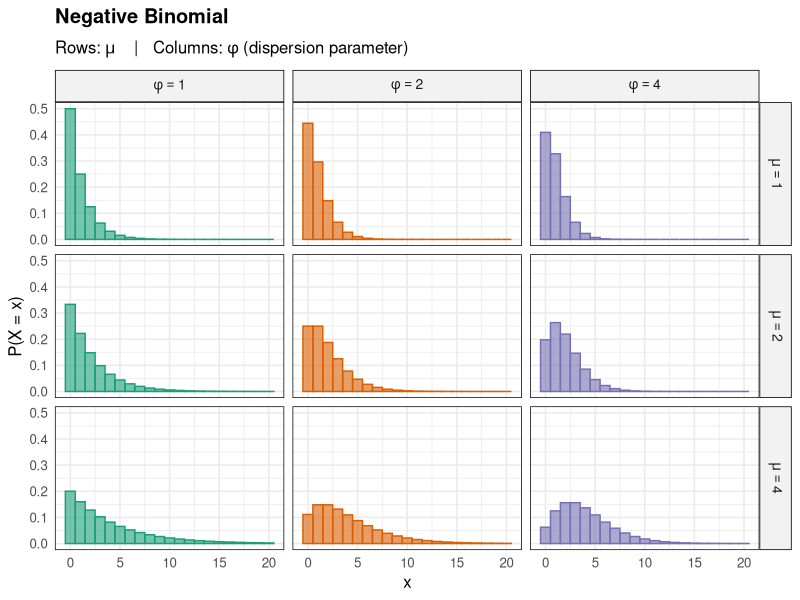

The R script that drew this image: (Note: this script raises an error after producing the figure.)

library(ggplot2)
library(dplyr)
library(tidyr)

theme.component <- theme_minimal(base_size=12) +
  theme(
    plot.title    = element_text(face="bold"),
    strip.text    = element_text(face="bold", size=10),
    panel.border  = element_rect(fill=NA, linewidth=0.5),
    strip.background = element_rect(fill="grey95")
  )

lambda1 <- 0.15
rho0 <- 1/0.75
kappa0 <- 0.74
rho2 <- 1/6.25
kappa2 <- 2.43

###### NB distributions as a function of the parameters #######################
size.vals <- c(1, 2, 4)
mu.vals <- c(1, 2, 4)
NB.test.params <- expand.grid(x=0:20, size=size.vals, mu=mu.vals)

NB.plot.df <- NB.test.params |>
  mutate(
    density    = dnbinom(x, size=size, mu=mu),
    size_label = factor(paste0("phi==", size), levels=paste0("phi==", size.vals)),
    mu_label   = factor(paste0("mu==", mu), levels=paste0("mu==", mu.vals)),
  )

ggplot(NB.plot.df, aes(x=x, y=density, colour=factor(size), fill=factor(size))) +
  geom_col(width=1, alpha=0.6) +
  facet_grid(mu_label ~ size_label, labeller=label_parsed) +
  scale_colour_brewer(palette="Dark2", guide="none") +
  scale_fill_brewer(palette="Dark2", guide="none") +
  labs(
    title    = expression(bold("Negative Binomial")),
    subtitle = expression("Rows:" ~ mu ~ "   |   Columns:" ~ phi ~ "(dispersion parameter)"),
    x        = "x",
    y        = "P(X = x)"
  ) +
  theme.component

# Larger phi => less right-skewed
# Larger mu  => larger mean and variance

# To start, we will use M-2 ~ NB(phi=1, mu=1).
# We add 2 to the NB to get M since we always want M >= 2.



###### Sojourn time distributions as a function of M ##########################
M.vals <- 2:5
l2.vals <- c(2, 3, 4)
gamma.test.params <- expand.grid(x=seq(0.01, 5, by=0.01), M=M.vals, l2=l2.vals)

gamma.plot.df <- gamma.test.params |>
  mutate(
    density  = dgamma(x, shape=M, rate=l2),
    survival = pgamma(x, shape=M, rate=l2, lower.tail=F),
    hazard   = density / survival,
    M_label  = factor(paste0("M==", M), levels=paste0("M==", M.vals)),
    l2_label = factor(paste0("lambda[2]==", l2), levels=paste0("lambda[2]==", l2.vals)),
  )

# Plot sojourn distribution conditional on M
plot.sojourn.C <- function(out.col) {
  df <- plot.df
  col.idx <- which(names(df)==out.col)
  names(df)[col.idx] <- "y"
  
  if (out.col=="density") {
    y.fn <- "f"
  } else if (out.col=="hazard") {
    y.fn <- "h"
  } else if (out.col=="survival") {
    y.fn <- "1 - F"
  }
  
  ggplot(df, aes(x=x, y=y, colour=factor(M), fill=factor(M))) +
    geom_line(linewidth=0.8) +
    facet_grid(l2_label ~ M_label, labeller=label_parsed) +
    scale_colour_brewer(palette="Dark2", guide="none") +
    scale_fill_brewer(palette="Dark2", guide="none") +
    labs(
      title    = bquote(bold("Gamma" ~ .(out.col))),
      subtitle = expression("Rows: " * lambda[2] * " (rate)   |   Columns: " * M * " (shape)"),
      x        = "x",
      y        = paste0(y.fn, "(x)")
    ) +
    theme.component
}

plot.sojourn.C("density")
plot.sojourn.C("survival")
plot.sojourn.C("hazard")

# To start, we will use lambda2=2



###### Sojourn time distributions as a function of mu and phi #################
M.vals <- 1:100

# Plot sojourn distribution marginal over M
plot.sojourn.M <- function(lambda2, size.vals, mu.vals, max.x, target, out.col="density") {
  test.params <- expand.grid(x=seq(0.01, max.x, by=0.01), size=size.vals, mu=mu.vals)
  
  df <- test.params
  df <- cbind(df, t(sapply(1:nrow(df), function(r) {
    M.pmf <- dnbinom(M.vals-1, size=df$size[r], mu=df$mu[r])
    
    x <- df$x[r]
    dens <- dgamma(x, shape=M.vals, rate=lambda2)
    surv <- pgamma(x, shape=M.vals, rate=lambda2, lower.tail=F)
    
    t(M.pmf) %*% cbind(dens, surv, dens/surv)
  })))
  names(df)[4:6] <- c("density", "survival", "hazard")
  df <- df |>
    mutate(
      d10        = dweibull(x, shape=kappa0, scale=1/rho0),
      d12        = dweibull(x, shape=kappa2, scale=1/rho2),
      size_label = factor(paste0("phi==", size), levels=paste0("phi==", size.vals)),
      mu_label   = factor(paste0("mu==", mu), levels=paste0("mu==", mu.vals))
    )
  
  col.idx <- which(names(df)==out.col)
  names(df)[col.idx] <- "y"
  target.idx <- which(names(df)==target)
  names(df)[target.idx] <- "d"
  
  if (out.col=="density") {
    y.fn <- "f"
  } else if (out.col=="hazard") {
    y.fn <- "h"
  } else if (out.col=="survival") {
    y.fn <- "1 - F"
  }
  
  if (target=="none") {
    target_component <- geom_blank()
  } else {
    target_component <- geom_line(aes(y=d), colour="grey70", linetype="dashed", linewidth=0.6)
  }
  
  ggplot(df, aes(x=x, y=y, colour=factor(size), fill=factor(size))) +
    target_component +
    geom_line(linewidth=0.8) +
    facet_grid(mu_label ~ size_label, labeller=label_parsed) +
    scale_colour_brewer(palette="Dark2", guide="none") +
    scale_fill_brewer(palette="Dark2", guide="none") +
    labs(
      title    = bquote(bold("Gamma" ~ .(out.col) * ": rate" ~ lambda[2]==.(lambda2) ~
                               ", shape M ~ NB(" * mu * ", " * phi * ")+1")),
      x        = "x",
      y        = paste0(y.fn, "(x)")
    ) +
    theme.component
}

# Try to emulate 1->0 density
size.vals <- c(1, 5, 50)
mu.vals <- c(0.1, 0.54, 1)
plot.sojourn.M(lambda2=1.7, size.vals, mu.vals, max.x=5, "d10")
plot.sojourn.M(lambda2=1.7, size.vals, mu.vals, max.x=5, "none", "hazard")
plot.sojourn.M(lambda2=1.7, size.vals, mu.vals, max.x=5, "none", "survival")

# Try to emulate 1->2 density
size.vals <- c(1, 5, 20, 50)
mu.vals <- c(1, 2, 8)
plot.sojourn.M(lambda2=1.6, size.vals, mu.vals, max.x=10, "d12")
plot.sojourn.M(lambda2=1.6, size.vals, mu.vals, max.x=10, "none", "hazard")
plot.sojourn.M(lambda2=1.6, size.vals, mu.vals, max.x=10, "none", "survival")



###### Expected sojourn time as a function of mu and phi ######################
M.vals <- 1:100

ES.fn <- function(lambda, phi, mu, squared=F) {
  M.pmf <- dnbinom(M.vals-1, size=phi, mu=mu)
  
  if (squared) {
    integrand <- Vectorize(function(x) {
      M.pmf %*% dgamma(x, shape=M.vals, rate=lambda) * x^2
    })
  } else {
    integrand <- Vectorize(function(x) {
      M.pmf %*% dgamma(x, shape=M.vals, rate=lambda) * x
      # M.pmf %*% pgamma(x, shape=M.vals, rate=lambda, lower.tail=F) # same
    })
  }
  integrate(integrand, 0, Inf)$value
}

VarS.fn <- function(lambda, phi, mu) {
  ES.fn(lambda, phi, mu, squared=T) - ES.fn(lambda, phi, mu, squared=F)^2
}

# Try to emulate 1->0 mean sojourn time
ES.fn(lambda=1.7, phi=5, mu=0.1)  # 0.647
ES.fn(lambda=1.7, phi=5, mu=0.5)  # 0.882
ES.fn(lambda=1.7, phi=5, mu=0.54) # 0.906
ES.fn(lambda=1.7, phi=1, mu=0.54) # 0.906
1/rho0 * gamma(1 + 1/kappa0)      # 0.903

# Try to emulate 1->2 mean sojourn time
ES.fn(lambda=1.5, phi=20, mu=8) # 6.000
ES.fn(lambda=1.6, phi=20, mu=8) # 5.625
1/rho2 * gamma(1 + 1/kappa2)    # 5.542

# Note: For fixed lambda and mu, phi does not affect the mean

# Try to emulate 1->0 variance of sojourn time
VarS.fn(lambda=1.7, phi=5, mu=0.1)                       # 0.416
VarS.fn(lambda=1.7, phi=5, mu=0.5)                       # 0.709
VarS.fn(lambda=1.7, phi=5, mu=0.54)                      # 0.740
VarS.fn(lambda=1.7, phi=1, mu=0.54)                      # 0.821
1/(rho0^2) * ( gamma(1+2/kappa0) - gamma(1+1/kappa0)^2 ) # 1.538

# Try to emulate 1->2 variance of sojourn time
VarS.fn(lambda=1.5, phi=20, mu=8)                        # 8.978
VarS.fn(lambda=1.6, phi=20, mu=8)                        # 7.891
VarS.fn(lambda=1.6, phi=50, mu=8)                        # 7.141; hard to estimate phi
1/(rho2^2) * ( gamma(1+2/kappa2) - gamma(1+1/kappa2)^2 ) # 5.917
